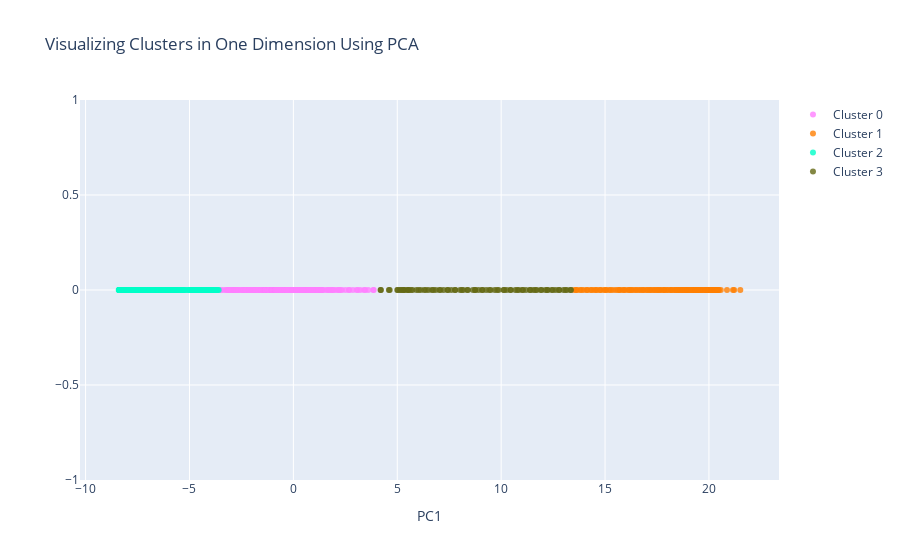

Notebook source saved alongside this figure:
### Code cell
#Instructions for building the 1-D plot

#trace1 is for 'Cluster 0'
trace1 = go.Scatter(
                    x = cluster0["PC1_1d"],
                    y = cluster0["dummy"],
                    mode = "markers",
                    name = "Cluster 0",
                    marker = dict(color = 'rgba(255, 128, 255, 0.8)'),
                    text = None)

#trace2 is for 'Cluster 1'
trace2 = go.Scatter(
                    x = cluster1["PC1_1d"],
                    y = cluster1["dummy"],
                    mode = "markers",
                    name = "Cluster 1",
                    marker = dict(color = 'rgba(255, 128, 2, 0.8)'),
                    text = None)

#trace3 is for 'Cluster 2'
trace3 = go.Scatter(
                    x = cluster2["PC1_1d"],
                    y = cluster2["dummy"],
                    mode = "markers",
                    name = "Cluster 2",
                    marker = dict(color = 'rgba(0, 255, 200, 0.8)'),
                    text = None)

trace4 = go.Scatter(
                    x = cluster3["PC1_1d"],
                    y = cluster3["dummy"],
                    mode = "markers",
                    name = "Cluster 3",
                    marker = dict(color = 'rgba(100, 105, 20, 0.8)'),
                    text = None)

data = [trace1, trace2, trace3,trace4]

title = "Visualizing Clusters in One Dimension Using PCA"

layout = dict(title = title,
              xaxis= dict(title= 'PC1',ticklen= 5,zeroline= False),
              yaxis= dict(title= '',ticklen= 5,zeroline= False)
             )

fig = dict(data = data, layout = layout)

iplot(fig)
#py.offline.plot(fig, filename='gauge-meter-chart.html')

### Figure 1 — Plotly figure (JSON) as saved in the notebook; plotly's stock layout.template omitted (floating-point values rounded to 4 significant figures; data arrays with more than 128 entries replaced by an {"elided": "..."} marker saying what was removed)
{"data": [{"marker": {"color": "rgba(255, 128, 255, 0.8)"}, "mode": "markers", "name": "Cluster 0", "type": "scatter", "x": {"elided": "2583 float values"}, "y": {"elided": "2583 int values"}}, {"marker": {"color": "rgba(255, 128, 2, 0.8)"}, "mode": "markers", "name": "Cluster 1", "type": "scatter", "x": [13.61, 13.86, 14.12, 14.36, 14.56, 14.78, 15.02, 15.27, 15.5, 15.69, 15.91, 16.17, 16.29, 16.49, 16.66, 16.84, 17.02, 17.18, 17.37, 17.52, 17.65, 17.85, 18.0, 18.17, 18.35, 18.5, 18.63, 18.73, 18.87, 18.98, 19.08, 19.25, 19.28, 19.37, 19.45, 19.54, 19.63, 19.71, 19.81, 19.86, 19.9, 19.98, 20.04, 20.09, 20.14, 20.2, 20.25, 20.45, 21.21, 21.51, 21.16, 20.87, 20.57, 20.48, 20.42, 20.38, 20.37, 20.32, 20.31, 20.27, 20.21, 20.22, 20.22, 20.19, 20.13, 20.12, 20.06, 20.05, 20.03, 19.99, 19.96, 19.87, 19.85, 19.7, 19.59, 19.53, 19.45, 19.41, 19.36, 19.26, 19.17, 19.14, 19.05, 18.98, 18.9, 18.86, 18.77, 18.69, 18.59, 18.51, 18.44, 18.34, 18.21, 18.17, 18.02, 17.88, 17.8, 17.69, 17.57, 17.47, 17.34, 17.22, 17.12, 16.99, 16.84, 16.72, 16.56, 16.4, 16.25, 16.12, 15.99, 15.85, 15.71, 15.61, 15.37, 15.19, 15.06, 14.92, 14.76, 14.61, 14.47, 14.3, 14.15, 13.97, 13.79, 13.64, 13.5], "y": [0, 0, 0, 0, 0, 0, 0, 0, 0, 0, 0, 0, 0, 0, 0, 0, 0, 0, 0, 0, 0, 0, 0, 0, 0, 0, 0, 0, 0, 0, 0, 0, 0, 0, 0, 0, 0, 0, 0, 0, 0, 0, 0, 0, 0, 0, 0, 0, 0, 0, 0, 0, 0, 0, 0, 0, 0, 0, 0, 0, 0, 0, 0, 0, 0, 0, 0, 0, 0, 0, 0, 0, 0, 0, 0, 0, 0, 0, 0, 0, 0, 0, 0, 0, 0, 0, 0, 0, 0, 0, 0, 0, 0, 0, 0, 0, 0, 0, 0, 0, 0, 0, 0, 0, 0, 0, 0, 0, 0, 0, 0, 0, 0, 0, 0, 0, 0, 0, 0, 0, 0, 0, 0, 0, 0, 0, 0]}, {"marker": {"color": "rgba(0, 255, 200, 0.8)"}, "mode": "markers", "name": "Cluster 2", "type": "scatter", "x": {"elided": "208 float values"}, "y": {"elided": "208 int values"}}, {"marker": {"color": "rgba(100, 105, 20, 0.8)"}, "mode": "markers", "name": "Cluster 3", "type": "scatter", "x": [4.211, 4.597, 5.001, 5.285, 5.662, 6.028, 6.379, 6.734, 7.082, 7.415, 7.774, 8.106, 8.406, 8.756, 9.107, 9.426, 9.806, 10.15, 10.45, 10.78, 11.05, 11.41, 11.65, 11.95, 12.22, 12.49, 12.79, 13.09, 13.36, 13.34, 13.16, 13.0, 12.79, 12.63, 12.43, 12.24, 12.13, 11.9, 11.71, 11.55, 11.38, 11.2, 11.01, 10.85, 10.68, 10.45, 10.27, 10.12, 9.881, 9.692, 9.5, 9.276, 9.082, 8.916, 8.747, 8.643, 8.361, 8.176, 8.025, 7.797, 7.6, 7.442, 7.232, 7.024, 6.849, 6.668, 6.504, 6.291, 6.127, 5.924, 5.735, 5.537, 5.361, 5.155, 5.031, 5.3, 5.485, 5.551, 5.164, 4.635, 4.197], "y": [0, 0, 0, 0, 0, 0, 0, 0, 0, 0, 0, 0, 0, 0, 0, 0, 0, 0, 0, 0, 0, 0, 0, 0, 0, 0, 0, 0, 0, 0, 0, 0, 0, 0, 0, 0, 0, 0, 0, 0, 0, 0, 0, 0, 0, 0, 0, 0, 0, 0, 0, 0, 0, 0, 0, 0, 0, 0, 0, 0, 0, 0, 0, 0, 0, 0, 0, 0, 0, 0, 0, 0, 0, 0, 0, 0, 0, 0, 0, 0, 0]}], "layout": {"title": {"text": "Visualizing Clusters in One Dimension Using PCA"}, "xaxis": {"ticklen": 5, "title": {"text": "PC1"}, "zeroline": false}, "yaxis": {"ticklen": 5, "title": {"text": ""}, "zeroline": false}}}
